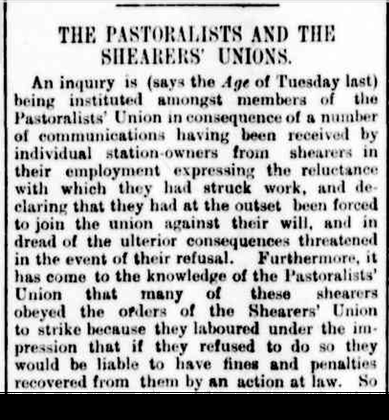
%> input picture Homeworks/Week9/images/trove.png, 389 x 420 px, shrunk from 618 x 667 before the run
$ octave dilation.m   (GNU Octave 9; MATLAB toolbox functions it lacks are replaced by stand-ins)
%> lines starting %> are read from the running program, lines starting %| are printed output that depends on the picture; in (x1, y1, x2, y2) boxes, pixels count from 0 and x2, y2 are one past the last pixel; in counts of white or black regions, pixels touching at a corner belong together; the program's own positions count from 1
clear;clc;
I=imread('trove.png');
%> I is the input picture: size 420x389x3 uint8; min 0, max 255, mean 184
I = rgb2gray(I);
%> I: size 420x389 uint8
%I = im2double(I);
k=graythresh(I);              %得到最优阈值
%> k = 0.529
f = imbinarize(I,k);                  %转换成二值图，k为分割阈值
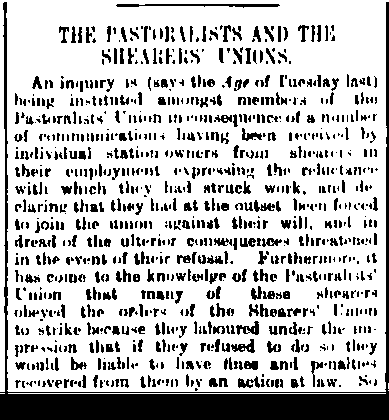
%> f: size 420x389 logical; 76.1% white; 1048 black regions (501 under 20 px), largest, box (x1, y1, x2, y2) and area: (0, 2, 389, 420) 12760, (116, 4, 280, 8) 391, (236, 321, 259, 335) 161


[m,n] = size(I);
%> m = 420; n = 389
BW1 = logical(zeros(m,n));
for i=1:m
    for j=1:n
        if(I(i,j)<133)
            BW1(i,j)=0;
        else
            BW1(i,j)=1;
        end
    end
end
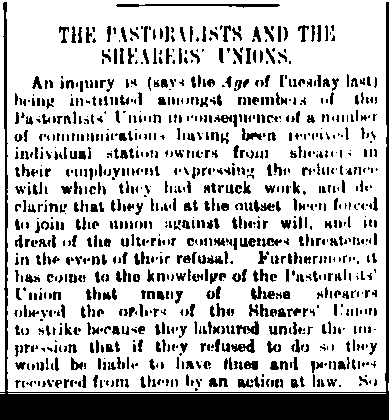
%> BW1: size 420x389 logical; 76.5% white; 1065 black regions (522 under 20 px), largest, box (x1, y1, x2, y2) and area: (0, 2, 389, 420) 12713, (116, 4, 280, 8) 388, (236, 321, 259, 335) 158
A1=BW1;

B=[0 1 0
   1 1 1
   0 1 0];
%B=[0,1;1,1];

A1=I; %可注释，用于区别膨胀前是否进行Otsu，若不注释掉，则直接使用原始图像输入，不经过Otsu进行二值化处理
A2=imdilate(A1,B); %图像A1被结构元素B膨胀
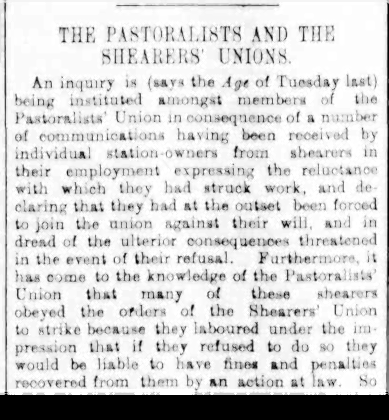
%> A2: size 420x389 uint8; min 0, max 255, mean 213.8
A3=imdilate(A2,B);
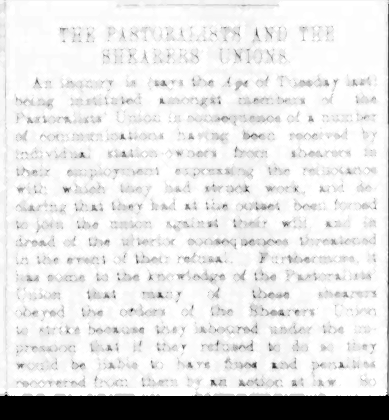
%> A3: size 420x389 uint8; min 0, max 255, mean 227.6
A4=imdilate(A3,B);
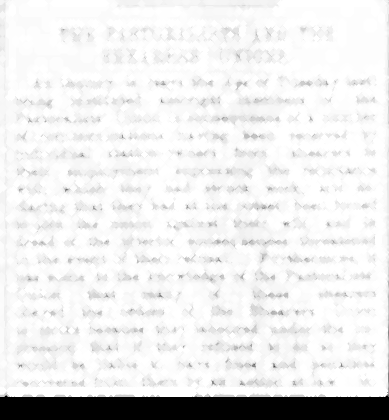
%> A4: size 420x389 uint8; min 0, max 255, mean 233.4
figure;
subplot(221),imshow(A1);title('imdilate膨胀原始图像');
subplot(222),imshow(A2);title('使用B后1次膨胀后的图像');
subplot(223),imshow(A3);title('使用B后2次膨胀后的图像');
subplot(224),imshow(A4);title('使用B后3次膨胀后的图像');

$ run again, with Homeworks/Week9/images/Sobel_combination.jpg saved as Homeworks/Week9/images/trove.png
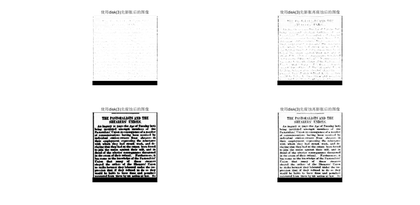
%> input picture Homeworks/Week9/images/Sobel_combination.jpg, 420 x 205 px, shrunk from 1920 x 937 before the run
%> I is the input picture: size 205x420x3 uint8; min 0, max 255, mean 242.5
%> I: size 205x420 uint8
%> k = 0.651
%> `f = imbinarize(I,k);`:
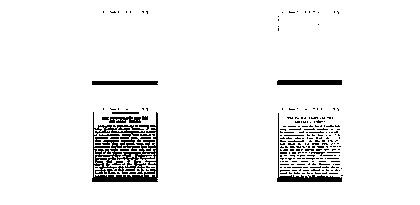
%> f: size 205x420 logical; 94.6% white; 247 black regions (229 under 20 px), largest, box (x1, y1, x2, y2) and area: (92, 112, 158, 182) 1930, (277, 113, 342, 182) 431, (277, 80, 342, 85) 324
%> `A3=imdilate(A2,B);`:
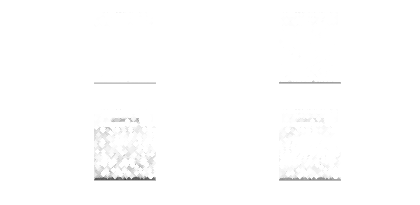
%> A3: size 205x420 uint8; min 53, max 255, mean 253.7
